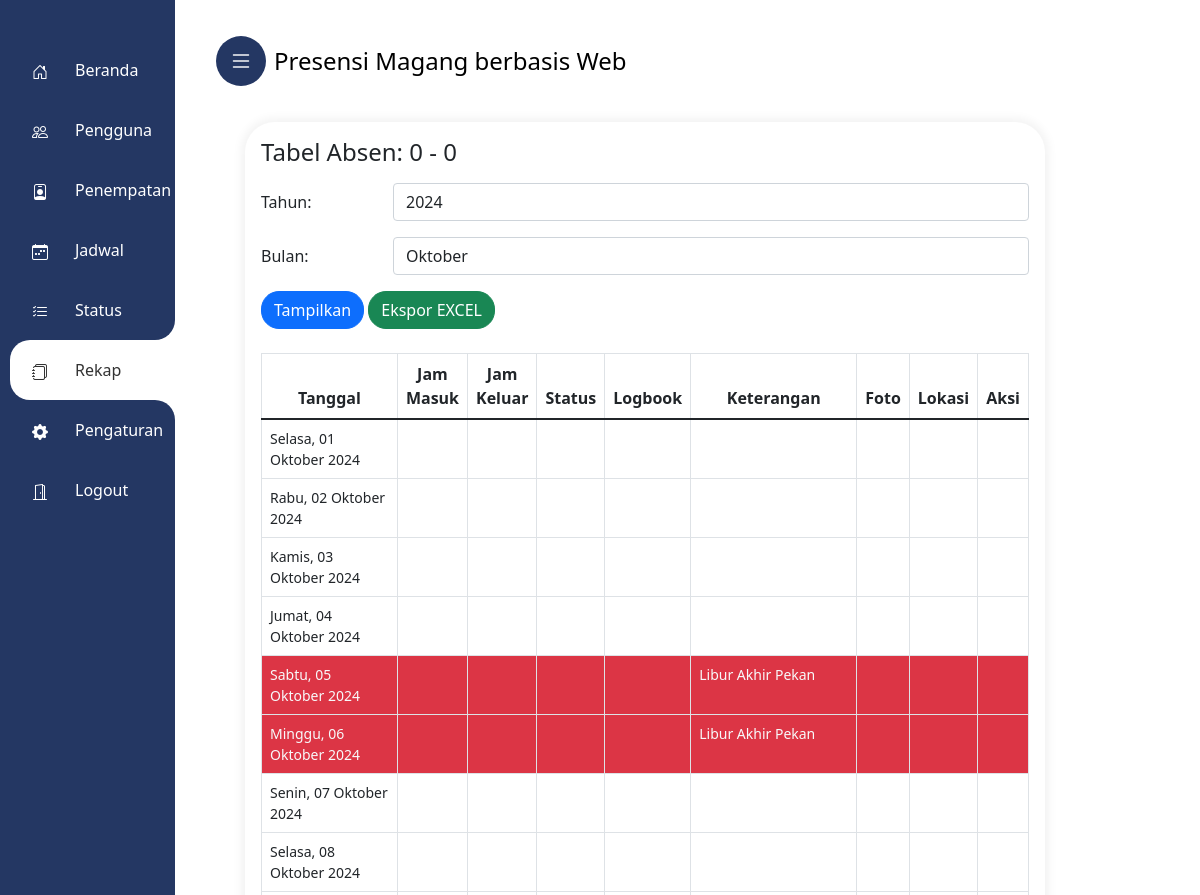
Before: /admin/hasil_rekap?nik=1234567890123456 (signed in, upper part) with the older database file.
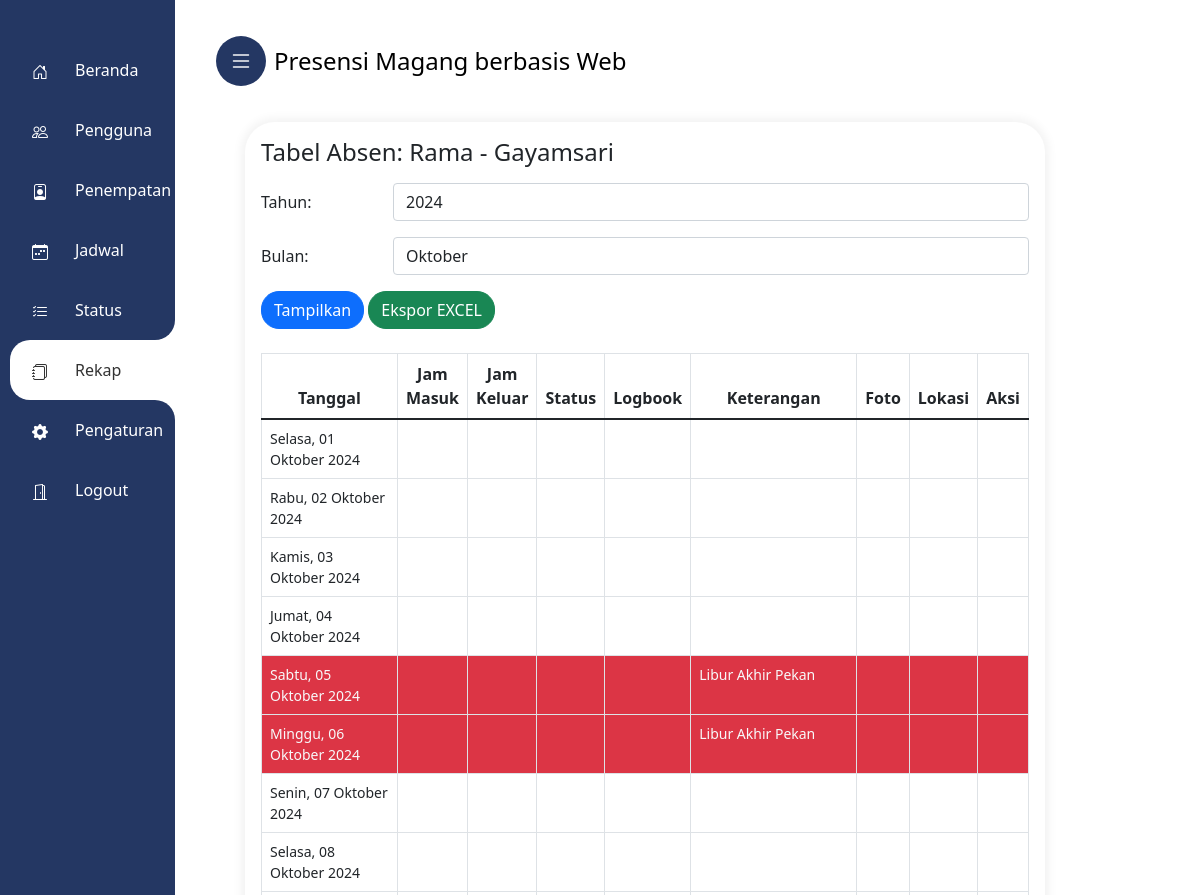
After: the same page with the newer database file.
### tables this page shows
CREATE TABLE `pengguna` (
  `id` int(11) NOT NULL,
  `nik` varchar(16) NOT NULL,
  `nama` varchar(30) NOT NULL,
  `password` varchar(255) NOT NULL,
  `penempatan_id` int(11) NOT NULL,
  `foto_profil` varchar(225) DEFAULT NULL
);

CREATE TABLE `penempatan` (
  `penempatan_id` int(11) NOT NULL,
  `penempatan_nama` varchar(50) NOT NULL,
  `alamat` varchar(255) NOT NULL,
  `latitude` varchar(30) NOT NULL,
  `longitude` varchar(30) NOT NULL,
  `link` varchar(255) NOT NULL
);

### admin/hasil_rekap.php (the view, shortened to what the changed rows need)
<?php
include_once 'main-admin.php';
$userid = '';
if (isset($_GET['nik'])) {
    $userid = $_GET['nik'];
}
$stmt = $conn->prepare("SELECT pengguna.nama, penempatan.penempatan_nama FROM pengguna INNER JOIN penempatan ON pengguna.penempatan_id = penempatan.penempatan_id WHERE nik = :userid");
$stmt->bindParam(':userid', $userid);
$stmt->execute();
$row = $stmt->fetch(PDO::FETCH_ASSOC);
if ($row) {
    $nama_pengguna = $row["nama"];
    $nama_penempatan = $row["penempatan_nama"];
} else {
    $nama_pengguna = 0;
    $nama_penempatan = 0;
}
?>
<!DOCTYPE html>
<html>
<head>
    <link rel="stylesheet" href="https://cdn.jsdelivr.net/npm/leaflet@1.7.1/dist/leaflet.css" />
</head>
<body>
    <div class="kolomkanan">
        <div class="mx-auto">
            <div class="card p-3" style="margin-bottom:50px">
                <?php
                $tahun = isset($_GET['tahun']) ? $_GET['tahun'] : date('Y');
                $bulan = isset($_GET['bulan']) ? $_GET['bulan'] : date('m');
                ?>
                <h4 class="mb-3">Tabel Absen:
                    <?php echo $nama_pengguna ?> -
                    <?php echo $nama_penempatan ?>
                </h4>
                <form method="get" action="">
                    <div class="form-group row mb-3">
                    </div>
                    <div class="form-group row mb-3">
                    </div>
                    <button type="submit" class="btn btn-primary">Tampilkan</button>
                    <a class="btn btn-success"
                        href="ekspor_rekap?nik=<?php echo $userid; ?>&tahun=<?php echo $tahun; ?>&bulan=<?php echo $bulan; ?>">Ekspor
                        EXCEL</a>
                </form>
                <br>
                <div class="table-responsive">
                    <table class="table table-bordered">
                        <thead>
                            <tr style="text-align:center">
                                <th width="150">Tanggal</th>
                                <th>Jam Masuk</th>
                                <th>Jam Keluar</th>
                                <th>Status</th>
                                <th>Logbook</th>
                                <th width="180">Keterangan</th>
                                <th width="50">Foto</th>
                                <th>Lokasi</th>
                                <th>Aksi</th>
                            </tr>
                        </thead>
                    </table>
                </div>
            </div>
        </div>
    </div>
</body>
</html>

Changed rows visible on the page:
added pengguna: nama "Rama", penempatan.penempatan_nama "Gayamsari"
Other visible differences:
$nama_pengguna: "0" → (not shown)
$nama_penempatan: "0" → (not shown)
